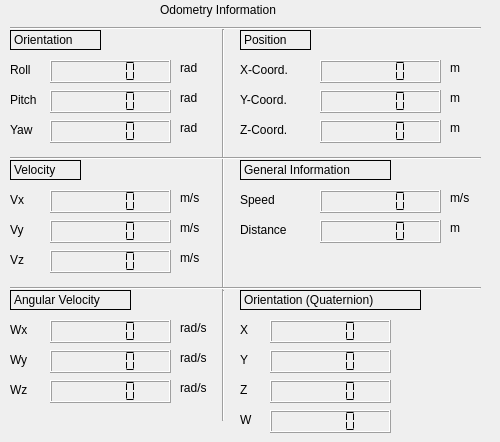
    <widget class="QWidget" name="tab_2">
     <attribute name="title">
      <string>Tab 2</string>
     </attribute>
     <widget class="QLabel" name="label_59">
      <property name="geometry">
       <rect>
        <x>10</x>
        <y>190</y>
        <width>21</width>
        <height>20</height>
       </rect>
      </property>
      <property name="text">
       <string>Vx</string>
      </property>
     </widget>
     <widget class="QLabel" name="label_60">
      <property name="geometry">
       <rect>
        <x>10</x>
        <y>160</y>
        <width>71</width>
        <height>20</height>
       </rect>
      </property>
      <property name="frameShape">
       <enum>QFrame::Box</enum>
      </property>
      <property name="midLineWidth">
       <number>0</number>
      </property>
      <property name="text">
       <string>Velocity</string>
      </property>
     </widget>
     <widget class="QLabel" name="label_61">
      <property name="geometry">
       <rect>
        <x>10</x>
        <y>120</y>
        <width>31</width>
        <height>20</height>
       </rect>
      </property>
      <property name="text">
       <string>Yaw</string>
      </property>
     </widget>
     <widget class="Line" name="line_11">
      <property name="geometry">
       <rect>
        <x>213</x>
        <y>29</y>
        <width>20</width>
        <height>261</height>
       </rect>
      </property>
      <property name="orientation">
       <enum>Qt::Vertical</enum>
      </property>
     </widget>
     <widget class="QLabel" name="label_62">
      <property name="geometry">
       <rect>
        <x>160</x>
        <y>0</y>
        <width>161</width>
        <height>20</height>
       </rect>
      </property>
      <property name="text">
       <string>Odometry Information</string>
      </property>
     </widget>
     <widget class="Line" name="line_13">
      <property name="geometry">
       <rect>
        <x>220</x>
        <y>20</y>
        <width>261</width>
        <height>16</height>
       </rect>
      </property>
      <property name="orientation">
       <enum>Qt::Horizontal</enum>
      </property>
     </widget>
     <widget class="QLabel" name="label_64">
      <property name="geometry">
       <rect>
        <x>450</x>
        <y>60</y>
        <width>41</width>
        <height>16</height>
       </rect>
      </property>
      <property name="text">
       <string>m</string>
      </property>
     </widget>
     <widget class="Line" name="line_14">
      <property name="geometry">
       <rect>
        <x>220</x>
        <y>150</y>
        <width>261</width>
        <height>16</height>
       </rect>
      </property>
      <property name="orientation">
       <enum>Qt::Horizontal</enum>
      </property>
     </widget>
     <widget class="QLCDNumber" name="odom_distance">
      <property name="geometry">
       <rect>
        <x>320</x>
        <y>220</y>
        <width>121</width>
        <height>23</height>
       </rect>
      </property>
      <property name="font">
       <font>
        <weight>75</weight>
        <bold>true</bold>
        <strikeout>false</strikeout>
        <kerning>true</kerning>
       </font>
      </property>
      <property name="segmentStyle">
       <enum>QLCDNumber::Flat</enum>
      </property>
     </widget>
     <widget class="Line" name="line_15">
      <property name="geometry">
       <rect>
        <x>10</x>
        <y>18</y>
        <width>211</width>
        <height>20</height>
       </rect>
      </property>
      <property name="orientation">
       <enum>Qt::Horizontal</enum>
      </property>
     </widget>
     <widget class="QLCDNumber" name="odom_speed">
      <property name="geometry">
       <rect>
        <x>320</x>
        <y>190</y>
        <width>121</width>
        <height>23</height>
       </rect>
      </property>
      <property name="font">
       <font>
        <weight>75</weight>
        <bold>true</bold>
        <strikeout>false</strikeout>
        <kerning>true</kerning>
       </font>
      </property>
      <property name="segmentStyle">
       <enum>QLCDNumber::Flat</enum>
      </property>
     </widget>
     <widget class="QLabel" name="label_67">
      <property name="geometry">
       <rect>
        <x>180</x>
        <y>190</y>
        <width>41</width>
        <height>16</height>
       </rect>
      </property>
      <property name="text">
       <string>m/s</string>
      </property>
     </widget>
     <widget class="QLabel" name="label_68">
      <property name="geometry">
       <rect>
        <x>240</x>
        <y>120</y>
        <width>81</width>
        <height>20</height>
       </rect>
      </property>
      <property name="text">
       <string>Z-Coord.</string>
      </property>
     </widget>
     <widget class="QLabel" name="label_70">
      <property name="geometry">
       <rect>
        <x>10</x>
        <y>220</y>
        <width>21</width>
        <height>20</height>
       </rect>
      </property>
      <property name="text">
       <string>Vy</string>
      </property>
     </widget>
     <widget class="QLCDNumber" name="odom_vx">
      <property name="geometry">
       <rect>
        <x>50</x>
        <y>190</y>
        <width>121</width>
        <height>23</height>
       </rect>
      </property>
      <property name="font">
       <font>
        <weight>75</weight>
        <bold>true</bold>
        <strikeout>false</strikeout>
        <kerning>true</kerning>
       </font>
      </property>
      <property name="segmentStyle">
       <enum>QLCDNumber::Flat</enum>
      </property>
     </widget>
     <widget class="QLCDNumber" name="odom_yaw">
      <property name="geometry">
       <rect>
        <x>50</x>
        <y>120</y>
        <width>121</width>
        <height>23</height>
       </rect>
      </property>
      <property name="font">
       <font>
        <weight>75</weight>
        <bold>true</bold>
        <strikeout>false</strikeout>
        <kerning>true</kerning>
       </font>
      </property>
      <property name="segmentStyle">
       <enum>QLCDNumber::Flat</enum>
      </property>
     </widget>
     <widget class="QLCDNumber" name="odom_z">
      <property name="geometry">
       <rect>
        <x>320</x>
        <y>120</y>
        <width>121</width>
        <height>23</height>
       </rect>
      </property>
      <property name="font">
       <font>
        <weight>75</weight>
        <bold>true</bold>
        <strikeout>false</strikeout>
        <kerning>true</kerning>
       </font>
      </property>
      <property name="segmentStyle">
       <enum>QLCDNumber::Flat</enum>
      </property>
     </widget>
     <widget class="Line" name="line_17">
      <property name="geometry">
       <rect>
        <x>10</x>
        <y>148</y>
        <width>211</width>
        <height>20</height>
       </rect>
      </property>
      <property name="orientation">
       <enum>Qt::Horizontal</enum>
      </property>
     </widget>
     <widget class="QLabel" name="label_76">
      <property name="geometry">
       <rect>
        <x>180</x>
        <y>60</y>
        <width>41</width>
        <height>16</height>
       </rect>
      </property>
      <property name="text">
       <string>rad</string>
      </property>
     </widget>
     <widget class="QLCDNumber" name="odom_roll">
      <property name="geometry">
       <rect>
        <x>50</x>
        <y>60</y>
        <width>121</width>
        <height>23</height>
       </rect>
      </property>
      <property name="font">
       <font>
        <weight>75</weight>
        <bold>true</bold>
        <strikeout>false</strikeout>
        <kerning>true</kerning>
       </font>
      </property>
      <property name="segmentStyle">
       <enum>QLCDNumber::Flat</enum>
      </property>
     </widget>
     <widget class="QLabel" name="label_78">
      <property name="geometry">
       <rect>
        <x>240</x>
        <y>190</y>
        <width>91</width>
        <height>20</height>
       </rect>
      </property>
      <property name="text">
       <string>Speed</string>
      </property>
     </widget>
     <widget class="QLabel" name="label_80">
      <property name="geometry">
       <rect>
        <x>240</x>
        <y>160</y>
        <width>151</width>
        <height>20</height>
       </rect>
      </property>
      <property name="frameShape">
       <enum>QFrame::Box</enum>
      </property>
      <property name="midLineWidth">
       <number>0</number>
      </property>
      <property name="text">
       <string>General Information</string>
      </property>
     </widget>
     <widget class="QLabel" name="label_81">
      <property name="geometry">
       <rect>
        <x>450</x>
        <y>220</y>
        <width>16</width>
        <height>16</height>
       </rect>
      </property>
      <property name="text">
       <string>m</string>
      </property>
     </widget>
     <widget class="QLabel" name="label_82">
      <property name="geometry">
       <rect>
        <x>10</x>
        <y>60</y>
        <width>31</width>
        <height>20</height>
       </rect>
      </property>
      <property name="text">
       <string>Roll</string>
      </property>
     </widget>
     <widget class="QLabel" name="label_83">
      <property name="geometry">
       <rect>
        <x>240</x>
        <y>90</y>
        <width>81</width>
        <height>20</height>
       </rect>
      </property>
      <property name="text">
       <string>Y-Coord.</string>
      </property>
     </widget>
     <widget class="QLabel" name="label_84">
      <property name="geometry">
       <rect>
        <x>10</x>
        <y>30</y>
        <width>91</width>
        <height>20</height>
       </rect>
      </property>
      <property name="frameShape">
       <enum>QFrame::Box</enum>
      </property>
      <property name="midLineWidth">
       <number>0</number>
      </property>
      <property name="text">
       <string>Orientation</string>
      </property>
     </widget>
     <widget class="QLCDNumber" name="odom_pitch">
      <property name="geometry">
       <rect>
        <x>50</x>
        <y>90</y>
        <width>121</width>
        <height>23</height>
       </rect>
      </property>
      <property name="font">
       <font>
        <weight>75</weight>
        <bold>true</bold>
        <strikeout>false</strikeout>
        <kerning>true</kerning>
       </font>
      </property>
      <property name="segmentStyle">
       <enum>QLCDNumber::Flat</enum>
      </property>
     </widget>
     <widget class="QLabel" name="label_86">
      <property name="geometry">
       <rect>
        <x>240</x>
        <y>30</y>
        <width>71</width>
        <height>20</height>
       </rect>
      </property>
      <property name="frameShape">
       <enum>QFrame::Box</enum>
      </property>
      <property name="midLineWidth">
       <number>0</number>
      </property>
      <property name="text">
       <string>Position</string>
      </property>
     </widget>
     <widget class="QLCDNumber" name="odom_vy">
      <property name="geometry">
       <rect>
        <x>50</x>
        <y>220</y>
        <width>121</width>
        <height>23</height>
       </rect>
      </property>
      <property name="font">
       <font>
        <weight>75</weight>
        <bold>true</bold>
        <strikeout>false</strikeout>
        <kerning>true</kerning>
       </font>
      </property>
      <property name="segmentStyle">
       <enum>QLCDNumber::Flat</enum>
      </property>
     </widget>
     <widget class="QLCDNumber" name="odom_vz">
      <property name="geometry">
       <rect>
        <x>50</x>
        <y>250</y>
        <width>121</width>
        <height>23</height>
       </rect>
      </property>
      <property name="font">
       <font>
        <weight>75</weight>
        <bold>true</bold>
        <strikeout>false</strikeout>
        <kerning>true</kerning>
       </font>
      </property>
      <property name="segmentStyle">
       <enum>QLCDNumber::Flat</enum>
      </property>
     </widget>
     <widget class="QLabel" name="label_88">
      <property name="geometry">
       <rect>
        <x>180</x>
        <y>120</y>
        <width>41</width>
        <height>16</height>
       </rect>
      </property>
      <property name="text">
       <string>rad</string>
      </property>
     </widget>
     <widget class="QLabel" name="label_89">
      <property name="geometry">
       <rect>
        <x>450</x>
        <y>190</y>
        <width>31</width>
        <height>16</height>
       </rect>
      </property>
      <property name="text">
       <string>m/s</string>
      </property>
     </widget>
     <widget class="QLabel" name="label_90">
      <property name="geometry">
       <rect>
        <x>180</x>
        <y>90</y>
        <width>41</width>
        <height>16</height>
       </rect>
      </property>
      <property name="text">
       <string>rad</string>
      </property>
     </widget>
     <widget class="QLabel" name="label_91">
      <property name="geometry">
       <rect>
        <x>10</x>
        <y>90</y>
        <width>41</width>
        <height>20</height>
       </rect>
      </property>
      <property name="text">
       <string>Pitch</string>
      </property>
     </widget>
     <widget class="QLabel" name="label_93">
      <property name="geometry">
       <rect>
        <x>180</x>
        <y>250</y>
        <width>41</width>
        <height>16</height>
       </rect>
      </property>
      <property name="text">
       <string>m/s</string>
      </property>
     </widget>
     <widget class="QLabel" name="label_94">
      <property name="geometry">
       <rect>
        <x>180</x>
        <y>220</y>
        <width>41</width>
        <height>16</height>
       </rect>
      </property>
      <property name="text">
       <string>m/s</string>
      </property>
     </widget>
     <widget class="QLCDNumber" name="odom_y">
      <property name="geometry">
       <rect>
        <x>320</x>
        <y>90</y>
        <width>121</width>
        <height>23</height>
       </rect>
      </property>
      <property name="font">
       <font>
        <weight>75</weight>
        <bold>true</bold>
        <strikeout>false</strikeout>
        <kerning>true</kerning>
       </font>
      </property>
      <property name="segmentStyle">
       <enum>QLCDNumber::Flat</enum>
      </property>
     </widget>
     <widget class="QLabel" name="label_95">
      <property name="geometry">
       <rect>
        <x>240</x>
        <y>220</y>
        <width>91</width>
        <height>20</height>
       </rect>
      </property>
      <property name="text">
       <string>Distance</string>
      </property>
     </widget>
     <widget class="QLabel" name="label_96">
      <property name="geometry">
       <rect>
        <x>10</x>
        <y>250</y>
        <width>21</width>
        <height>20</height>
       </rect>
      </property>
      <property name="text">
       <string>Vz</string>
      </property>
     </widget>
     <widget class="QLabel" name="label_97">
      <property name="geometry">
       <rect>
        <x>240</x>
        <y>60</y>
        <width>81</width>
        <height>20</height>
       </rect>
      </property>
      <property name="text">
       <string>X-Coord.</string>
      </property>
     </widget>
     <widget class="QLCDNumber" name="odom_x">
      <property name="geometry">
       <rect>
        <x>320</x>
        <y>60</y>
        <width>121</width>
        <height>23</height>
       </rect>
      </property>
      <property name="font">
       <font>
        <weight>75</weight>
        <bold>true</bold>
        <strikeout>false</strikeout>
        <kerning>true</kerning>
       </font>
      </property>
      <property name="segmentStyle">
       <enum>QLCDNumber::Flat</enum>
      </property>
     </widget>
     <widget class="QLabel" name="label_98">
      <property name="geometry">
       <rect>
        <x>450</x>
        <y>90</y>
        <width>41</width>
        <height>16</height>
       </rect>
      </property>
      <property name="text">
       <string>m</string>
      </property>
     </widget>
     <widget class="QLabel" name="label_99">
      <property name="geometry">
       <rect>
        <x>450</x>
        <y>120</y>
        <width>41</width>
        <height>16</height>
       </rect>
      </property>
      <property name="text">
       <string>m</string>
      </property>
     </widget>
     <widget class="Line" name="line_18">
      <property name="geometry">
       <rect>
        <x>10</x>
        <y>278</y>
        <width>471</width>
        <height>20</height>
       </rect>
      </property>
      <property name="orientation">
       <enum>Qt::Horizontal</enum>
      </property>
     </widget>
     <widget class="Line" name="line_16">
      <property name="geometry">
       <rect>
        <x>213</x>
        <y>290</y>
        <width>20</width>
        <height>131</height>
       </rect>
      </property>
      <property name="orientation">
       <enum>Qt::Vertical</enum>
      </property>
     </widget>
     <widget class="QLabel" name="label_72">
      <property name="geometry">
       <rect>
        <x>240</x>
        <y>350</y>
        <width>21</width>
        <height>20</height>
       </rect>
      </property>
      <property name="text">
       <string>Y</string>
      </property>
     </widget>
     <widget class="QLabel" name="label_73">
      <property name="geometry">
       <rect>
        <x>240</x>
        <y>290</y>
        <width>181</width>
        <height>20</height>
       </rect>
      </property>
      <property name="frameShape">
       <enum>QFrame::Box</enum>
      </property>
      <property name="midLineWidth">
       <number>0</number>
      </property>
      <property name="text">
       <string>Orientation (Quaternion)</string>
      </property>
     </widget>
     <widget class="QLCDNumber" name="odom_quat_y">
      <property name="geometry">
       <rect>
        <x>270</x>
        <y>350</y>
        <width>121</width>
        <height>23</height>
       </rect>
      </property>
      <property name="font">
       <font>
        <weight>75</weight>
        <bold>true</bold>
        <strikeout>false</strikeout>
        <kerning>true</kerning>
       </font>
      </property>
      <property name="segmentStyle">
       <enum>QLCDNumber::Flat</enum>
      </property>
     </widget>
     <widget class="QLabel" name="label_74">
      <property name="geometry">
       <rect>
        <x>240</x>
        <y>320</y>
        <width>21</width>
        <height>20</height>
       </rect>
      </property>
      <property name="text">
       <string>X</string>
      </property>
     </widget>
     <widget class="QLCDNumber" name="odom_quat_x">
      <property name="geometry">
       <rect>
        <x>270</x>
        <y>320</y>
        <width>121</width>
        <height>23</height>
       </rect>
      </property>
      <property name="font">
       <font>
        <weight>75</weight>
        <bold>true</bold>
        <strikeout>false</strikeout>
        <kerning>true</kerning>
       </font>
      </property>
      <property name="segmentStyle">
       <enum>QLCDNumber::Flat</enum>
      </property>
     </widget>
     <widget class="QLCDNumber" name="odom_quat_z">
      <property name="geometry">
       <rect>
        <x>270</x>
        <y>380</y>
        <width>121</width>
        <height>23</height>
       </rect>
      </property>
      <property name="font">
       <font>
        <weight>75</weight>
        <bold>true</bold>
        <strikeout>false</strikeout>
        <kerning>true</kerning>
       </font>
      </property>
      <property name="segmentStyle">
       <enum>QLCDNumber::Flat</enum>
      </property>
     </widget>
     <widget class="QLabel" name="label_105">
      <property name="geometry">
       <rect>
        <x>240</x>
        <y>380</y>
        <width>21</width>
        <height>20</height>
       </rect>
      </property>
      <property name="text">
       <string>Z</string>
      </property>
     </widget>
     <widget class="QLabel" name="label_107">
      <property name="geometry">
       <rect>
        <x>240</x>
        <y>410</y>
        <width>21</width>
        <height>20</height>
       </rect>
      </property>
      <property name="text">
       <string>W</string>
      </property>
     </widget>
     <widget class="QLCDNumber" name="odom_quat_w">
      <property name="geometry">
       <rect>
        <x>270</x>
        <y>410</y>
        <width>121</width>
        <height>23</height>
       </rect>
      </property>
      <property name="font">
       <font>
        <weight>75</weight>
        <bold>true</bold>
        <strikeout>false</strikeout>
        <kerning>true</kerning>
       </font>
      </property>
      <property name="segmentStyle">
       <enum>QLCDNumber::Flat</enum>
      </property>
     </widget>
     <widget class="QLabel" name="label_237">
      <property name="geometry">
       <rect>
        <x>180</x>
        <y>320</y>
        <width>41</width>
        <height>16</height>
       </rect>
      </property>
      <property name="text">
       <string>rad/s</string>
      </property>
     </widget>
     <widget class="QLabel" name="label_238">
      <property name="geometry">
       <rect>
        <x>10</x>
        <y>320</y>
        <width>21</width>
        <height>20</height>
       </rect>
      </property>
      <property name="text">
       <string>Wx</string>
      </property>
     </widget>
     <widget class="QLabel" name="label_239">
      <property name="geometry">
       <rect>
        <x>10</x>
        <y>380</y>
        <width>21</width>
        <height>20</height>
       </rect>
      </property>
      <property name="text">
       <string>Wz</string>
      </property>
     </widget>
     <widget class="QLCDNumber" name="odom_wy">
      <property name="geometry">
       <rect>
        <x>50</x>
        <y>350</y>
        <width>121</width>
        <height>23</height>
       </rect>
      </property>
      <property name="font">
       <font>
        <weight>75</weight>
        <bold>true</bold>
        <strikeout>false</strikeout>
        <kerning>true</kerning>
       </font>
      </property>
      <property name="segmentStyle">
       <enum>QLCDNumber::Flat</enum>
      </property>
     </widget>
     <widget class="QLabel" name="label_240">
      <property name="geometry">
       <rect>
        <x>180</x>
        <y>380</y>
        <width>41</width>
        <height>16</height>
       </rect>
      </property>
      <property name="text">
       <string>rad/s</string>
      </property>
     </widget>
     <widget class="QLCDNumber" name="odom_wz">
      <property name="geometry">
       <rect>
        <x>50</x>
        <y>380</y>
        <width>121</width>
        <height>23</height>
       </rect>
      </property>
      <property name="font">
       <font>
        <weight>75</weight>
        <bold>true</bold>
        <strikeout>false</strikeout>
        <kerning>true</kerning>
       </font>
      </property>
      <property name="segmentStyle">
       <enum>QLCDNumber::Flat</enum>
      </property>
     </widget>
     <widget class="QLabel" name="label_241">
      <property name="geometry">
       <rect>
        <x>10</x>
        <y>350</y>
        <width>21</width>
        <height>20</height>
       </rect>
      </property>
      <property name="text">
       <string>Wy</string>
      </property>
     </widget>
     <widget class="QLCDNumber" name="odom_wx">
      <property name="geometry">
       <rect>
        <x>50</x>
        <y>320</y>
        <width>121</width>
        <height>23</height>
       </rect>
      </property>
      <property name="font">
       <font>
        <weight>75</weight>
        <bold>true</bold>
        <strikeout>false</strikeout>
        <kerning>true</kerning>
       </font>
      </property>
      <property name="segmentStyle">
       <enum>QLCDNumber::Flat</enum>
      </property>
     </widget>
     <widget class="QLabel" name="label_242">
      <property name="geometry">
       <rect>
        <x>10</x>
        <y>290</y>
        <width>121</width>
        <height>20</height>
       </rect>
      </property>
      <property name="frameShape">
       <enum>QFrame::Box</enum>
      </property>
      <property name="midLineWidth">
       <number>0</number>
      </property>
      <property name="text">
       <string>Angular Velocity</string>
      </property>
     </widget>
     <widget class="QLabel" name="label_243">
      <property name="geometry">
       <rect>
        <x>180</x>
        <y>350</y>
        <width>41</width>
        <height>16</height>
       </rect>
      </property>
      <property name="text">
       <string>rad/s</string>
      </property>
     </widget>
    </widget>
